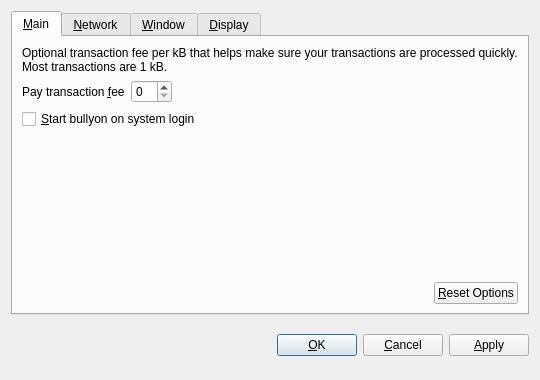
<?xml version="1.0" encoding="UTF-8"?>
<ui version="4.0">
 <class>OptionsDialog</class>
 <widget class="QDialog" name="OptionsDialog">
  <property name="geometry">
   <rect>
    <x>0</x>
    <y>0</y>
    <width>540</width>
    <height>380</height>
   </rect>
  </property>
  <property name="windowTitle">
   <string>Options</string>
  </property>
  <property name="modal">
   <bool>true</bool>
  </property>
  <layout class="QVBoxLayout" name="verticalLayout">
   <item>
    <widget class="QTabWidget" name="tabWidget">
     <property name="tabPosition">
      <enum>QTabWidget::North</enum>
     </property>
     <property name="currentIndex">
      <number>0</number>
     </property>
     <widget class="QWidget" name="tabMain">
      <attribute name="title">
       <string>&amp;Main</string>
      </attribute>
      <layout class="QVBoxLayout" name="verticalLayout_Main">
       <item>
        <widget class="QLabel" name="transactionFeeInfoLabel">
         <property name="text">
          <string>Optional transaction fee per kB that helps make sure your transactions are processed quickly. Most transactions are 1 kB.</string>
         </property>
         <property name="textFormat">
          <enum>Qt::PlainText</enum>
         </property>
         <property name="wordWrap">
          <bool>true</bool>
         </property>
        </widget>
       </item>
       <item>
        <layout class="QHBoxLayout" name="horizontalLayout_1_Main">
         <item>
          <widget class="QLabel" name="transactionFeeLabel">
           <property name="text">
            <string>Pay transaction &amp;fee</string>
           </property>
           <property name="textFormat">
            <enum>Qt::PlainText</enum>
           </property>
           <property name="buddy">
            <cstring>transactionFee</cstring>
           </property>
          </widget>
         </item>
         <item>
          <widget class="bullyonAmountField" name="transactionFee"/>
         </item>
         <item>
          <spacer name="horizontalSpacer_1_Main">
           <property name="orientation">
            <enum>Qt::Horizontal</enum>
           </property>
           <property name="sizeHint" stdset="0">
            <size>
             <width>40</width>
             <height>20</height>
            </size>
           </property>
          </spacer>
         </item>
        </layout>
       </item>
       <item>
        <widget class="QCheckBox" name="bullyonAtStartup">
         <property name="toolTip">
          <string>Automatically start bullyon after logging in to the system.</string>
         </property>
         <property name="text">
          <string>&amp;Start bullyon on system login</string>
         </property>
        </widget>
       </item>
       <item>
        <spacer name="verticalSpacer_Main">
         <property name="orientation">
          <enum>Qt::Vertical</enum>
         </property>
         <property name="sizeHint" stdset="0">
          <size>
           <width>20</width>
           <height>40</height>
          </size>
         </property>
        </spacer>
       </item>
       <item>
        <layout class="QHBoxLayout" name="horizontalLayout_2_Main">
         <item>
          <spacer name="horizontalSpacer_2_Main">
           <property name="orientation">
            <enum>Qt::Horizontal</enum>
           </property>
           <property name="sizeHint" stdset="0">
            <size>
             <width>40</width>
             <height>20</height>
            </size>
           </property>
          </spacer>
         </item>
         <item>
          <widget class="QPushButton" name="resetButton">
           <property name="toolTip">
            <string>Reset all client options to default.</string>
           </property>
           <property name="text">
            <string>&amp;Reset Options</string>
           </property>
           <property name="autoDefault">
            <bool>false</bool>
           </property>
          </widget>
         </item>
        </layout>
       </item>
      </layout>
     </widget>
     <widget class="QWidget" name="tabNetwork">
      <attribute name="title">
       <string>&amp;Network</string>
      </attribute>
      <layout class="QVBoxLayout" name="verticalLayout_Network">
       <item>
        <widget class="QCheckBox" name="mapPortUpnp">
         <property name="toolTip">
          <string>Automatically open the bullyon client port on the router. This only works when your router supports UPnP and it is enabled.</string>
         </property>
         <property name="text">
          <string>Map port using &amp;UPnP</string>
         </property>
        </widget>
       </item>
       <item>
        <widget class="QCheckBox" name="connectSocks">
         <property name="toolTip">
          <string>Connect to the bullyon network through a SOCKS proxy (e.g. when connecting through Tor).</string>
         </property>
         <property name="text">
          <string>&amp;Connect through SOCKS proxy:</string>
         </property>
        </widget>
       </item>
       <item>
        <layout class="QHBoxLayout" name="horizontalLayout_Network">
         <item>
          <widget class="QLabel" name="proxyIpLabel">
           <property name="text">
            <string>Proxy &amp;IP:</string>
           </property>
           <property name="textFormat">
            <enum>Qt::PlainText</enum>
           </property>
           <property name="buddy">
            <cstring>proxyIp</cstring>
           </property>
          </widget>
         </item>
         <item>
          <widget class="QValidatedLineEdit" name="proxyIp">
           <property name="maximumSize">
            <size>
             <width>140</width>
             <height>16777215</height>
            </size>
           </property>
           <property name="toolTip">
            <string>IP address of the proxy (e.g. 127.0.0.1)</string>
           </property>
          </widget>
         </item>
         <item>
          <widget class="QLabel" name="proxyPortLabel">
           <property name="text">
            <string>&amp;Port:</string>
           </property>
           <property name="textFormat">
            <enum>Qt::PlainText</enum>
           </property>
           <property name="buddy">
            <cstring>proxyPort</cstring>
           </property>
          </widget>
         </item>
         <item>
          <widget class="QLineEdit" name="proxyPort">
           <property name="maximumSize">
            <size>
             <width>55</width>
             <height>16777215</height>
            </size>
           </property>
           <property name="toolTip">
            <string>Port of the proxy (e.g. 9050)</string>
           </property>
          </widget>
         </item>
         <item>
          <widget class="QLabel" name="socksVersionLabel">
           <property name="text">
            <string>SOCKS &amp;Version:</string>
           </property>
           <property name="textFormat">
            <enum>Qt::PlainText</enum>
           </property>
           <property name="buddy">
            <cstring>socksVersion</cstring>
           </property>
          </widget>
         </item>
         <item>
          <widget class="QValueComboBox" name="socksVersion">
           <property name="toolTip">
            <string>SOCKS version of the proxy (e.g. 5)</string>
           </property>
          </widget>
         </item>
         <item>
          <spacer name="horizontalSpacer_Network">
           <property name="orientation">
            <enum>Qt::Horizontal</enum>
           </property>
           <property name="sizeHint" stdset="0">
            <size>
             <width>40</width>
             <height>20</height>
            </size>
           </property>
          </spacer>
         </item>
        </layout>
       </item>
       <item>
        <spacer name="verticalSpacer_Network">
         <property name="orientation">
          <enum>Qt::Vertical</enum>
         </property>
         <property name="sizeHint" stdset="0">
          <size>
           <width>20</width>
           <height>40</height>
          </size>
         </property>
        </spacer>
       </item>
      </layout>
     </widget>
     <widget class="QWidget" name="tabWindow">
      <attribute name="title">
       <string>&amp;Window</string>
      </attribute>
      <layout class="QVBoxLayout" name="verticalLayout_Window">
       <item>
        <widget class="QCheckBox" name="minimizeToTray">
         <property name="toolTip">
          <string>Show only a tray icon after minimizing the window.</string>
         </property>
         <property name="text">
          <string>&amp;Minimize to the tray instead of the taskbar</string>
         </property>
        </widget>
       </item>
       <item>
        <widget class="QCheckBox" name="minimizeOnClose">
         <property name="toolTip">
          <string>Minimize instead of exit the application when the window is closed. When this option is enabled, the application will be closed only after selecting Quit in the menu.</string>
         </property>
         <property name="text">
          <string>M&amp;inimize on close</string>
         </property>
        </widget>
       </item>
       <item>
        <spacer name="verticalSpacer_Window">
         <property name="orientation">
          <enum>Qt::Vertical</enum>
         </property>
         <property name="sizeHint" stdset="0">
          <size>
           <width>20</width>
           <height>40</height>
          </size>
         </property>
        </spacer>
       </item>
      </layout>
     </widget>
     <widget class="QWidget" name="tabDisplay">
      <attribute name="title">
       <string>&amp;Display</string>
      </attribute>
      <layout class="QVBoxLayout" name="verticalLayout_Display">
       <item>
        <layout class="QHBoxLayout" name="horizontalLayout_1_Display">
         <item>
          <widget class="QLabel" name="langLabel">
           <property name="text">
            <string>User Interface &amp;language:</string>
           </property>
           <property name="textFormat">
            <enum>Qt::PlainText</enum>
           </property>
           <property name="buddy">
            <cstring>lang</cstring>
           </property>
          </widget>
         </item>
         <item>
          <widget class="QValueComboBox" name="lang">
           <property name="toolTip">
            <string>The user interface language can be set here. This setting will take effect after restarting bullyon.</string>
           </property>
          </widget>
         </item>
        </layout>
       </item>
       <item>
        <layout class="QHBoxLayout" name="horizontalLayout_2_Display">
         <item>
          <widget class="QLabel" name="unitLabel">
           <property name="text">
            <string>&amp;Unit to show amounts in:</string>
           </property>
           <property name="textFormat">
            <enum>Qt::PlainText</enum>
           </property>
           <property name="buddy">
            <cstring>unit</cstring>
           </property>
          </widget>
         </item>
         <item>
          <widget class="QValueComboBox" name="unit">
           <property name="toolTip">
            <string>Choose the default subdivision unit to show in the interface and when sending coins.</string>
           </property>
          </widget>
         </item>
        </layout>
       </item>
       <item>
        <widget class="QCheckBox" name="displayAddresses">
         <property name="toolTip">
          <string>Whether to show bullyon addresses in the transaction list or not.</string>
         </property>
         <property name="text">
          <string>&amp;Display addresses in transaction list</string>
         </property>
        </widget>
       </item>
       <item>
        <spacer name="verticalSpacer_Display">
         <property name="orientation">
          <enum>Qt::Vertical</enum>
         </property>
         <property name="sizeHint" stdset="0">
          <size>
           <width>20</width>
           <height>40</height>
          </size>
         </property>
        </spacer>
       </item>
      </layout>
     </widget>
    </widget>
   </item>
   <item>
    <layout class="QHBoxLayout" name="horizontalLayout_Buttons">
     <item>
      <spacer name="horizontalSpacer_1">
       <property name="orientation">
        <enum>Qt::Horizontal</enum>
       </property>
       <property name="sizeHint" stdset="0">
        <size>
         <width>40</width>
         <height>48</height>
        </size>
       </property>
      </spacer>
     </item>
     <item>
      <widget class="QLabel" name="statusLabel">
       <property name="font">
        <font>
         <weight>75</weight>
         <bold>true</bold>
        </font>
       </property>
       <property name="text">
        <string/>
       </property>
       <property name="textFormat">
        <enum>Qt::PlainText</enum>
       </property>
       <property name="wordWrap">
        <bool>true</bool>
       </property>
      </widget>
     </item>
     <item>
      <spacer name="horizontalSpacer_2">
       <property name="orientation">
        <enum>Qt::Horizontal</enum>
       </property>
       <property name="sizeHint" stdset="0">
        <size>
         <width>40</width>
         <height>48</height>
        </size>
       </property>
      </spacer>
     </item>
     <item>
      <widget class="QPushButton" name="okButton">
       <property name="text">
        <string>&amp;OK</string>
       </property>
      </widget>
     </item>
     <item>
      <widget class="QPushButton" name="cancelButton">
       <property name="text">
        <string>&amp;Cancel</string>
       </property>
       <property name="autoDefault">
        <bool>false</bool>
       </property>
      </widget>
     </item>
     <item>
      <widget class="QPushButton" name="applyButton">
       <property name="text">
        <string>&amp;Apply</string>
       </property>
       <property name="autoDefault">
        <bool>false</bool>
       </property>
      </widget>
     </item>
    </layout>
   </item>
  </layout>
 </widget>
 <customwidgets>
  <customwidget>
   <class>bullyonAmountField</class>
   <extends>QSpinBox</extends>
   <header>bullyonamountfield.h</header>
  </customwidget>
  <customwidget>
   <class>QValueComboBox</class>
   <extends>QComboBox</extends>
   <header>qvaluecombobox.h</header>
  </customwidget>
  <customwidget>
   <class>QValidatedLineEdit</class>
   <extends>QLineEdit</extends>
   <header>qvalidatedlineedit.h</header>
  </customwidget>
 </customwidgets>
 <resources/>
 <connections/>
</ui>
